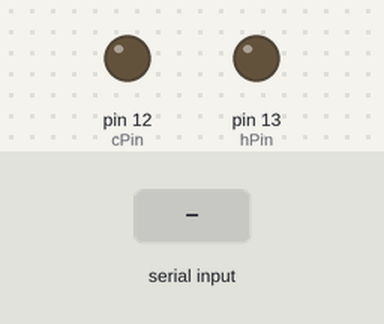
Bench run of a sketch on a simulated Arduino Uno, built with avr-gcc and run on an emulated ATmega328P. Shown: output pins drawn as LEDs (lit = HIGH). Inputs (shaded band) come from the test bench.

Above: at 1.2 s.
1.3 s: "90,45\n" received over Serial
At 1.6 s:
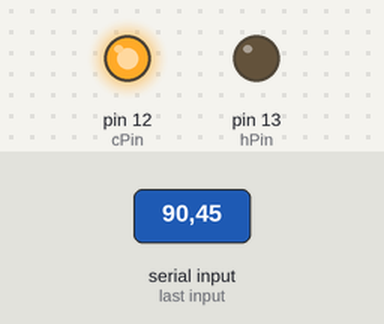
2.8 s: "1\n" received over Serial
At 3.8 s:
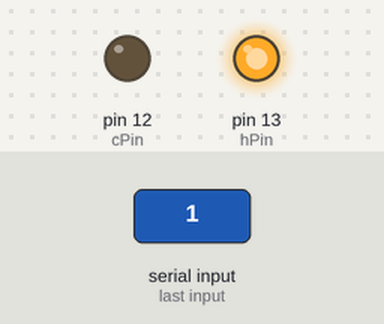
4.3 s: "30,150\n" received over Serial
At 5.2 s:
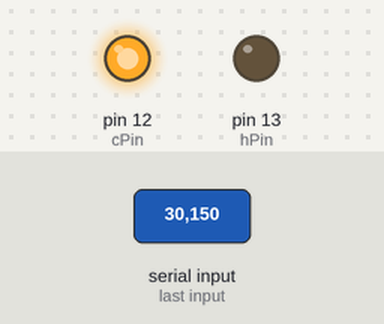
Timing chart, 0 to 7.3 s (numbered marks = the images above; inputs shaded):
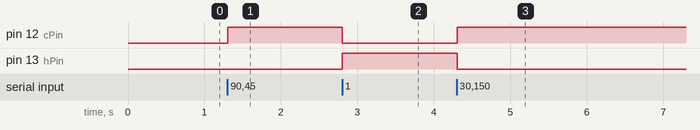

Measured:
- after the input at 1.3 s, pin 12 (cPin): LOW → HIGH at once
- after the input at 2.8 s, pin 12 (cPin): HIGH → LOW at once; pin 13 (hPin): LOW → HIGH at once
- after the input at 4.3 s, pin 12 (cPin): LOW → HIGH at once; pin 13 (hPin): HIGH → LOW at once

The sketch:

h_bridge_test.ino
```cpp
int hPin=13;
int cPin=12;
void setup()
{
  Serial.begin(9600);
  pinMode(hPin,OUTPUT);
  pinMode(cPin,OUTPUT);
}

void loop()
{
  while(Serial.available()>0)
  {
    int b1=Serial.parseInt();
    if (Serial.read() == '\n')
    {
      if(b1==1)
      {
        digitalWrite(hPin, HIGH);
        digitalWrite(cPin, LOW);
      }
      else
      {
        digitalWrite(hPin, LOW);
        digitalWrite(cPin, HIGH);
      }
    }
  }
}
```
